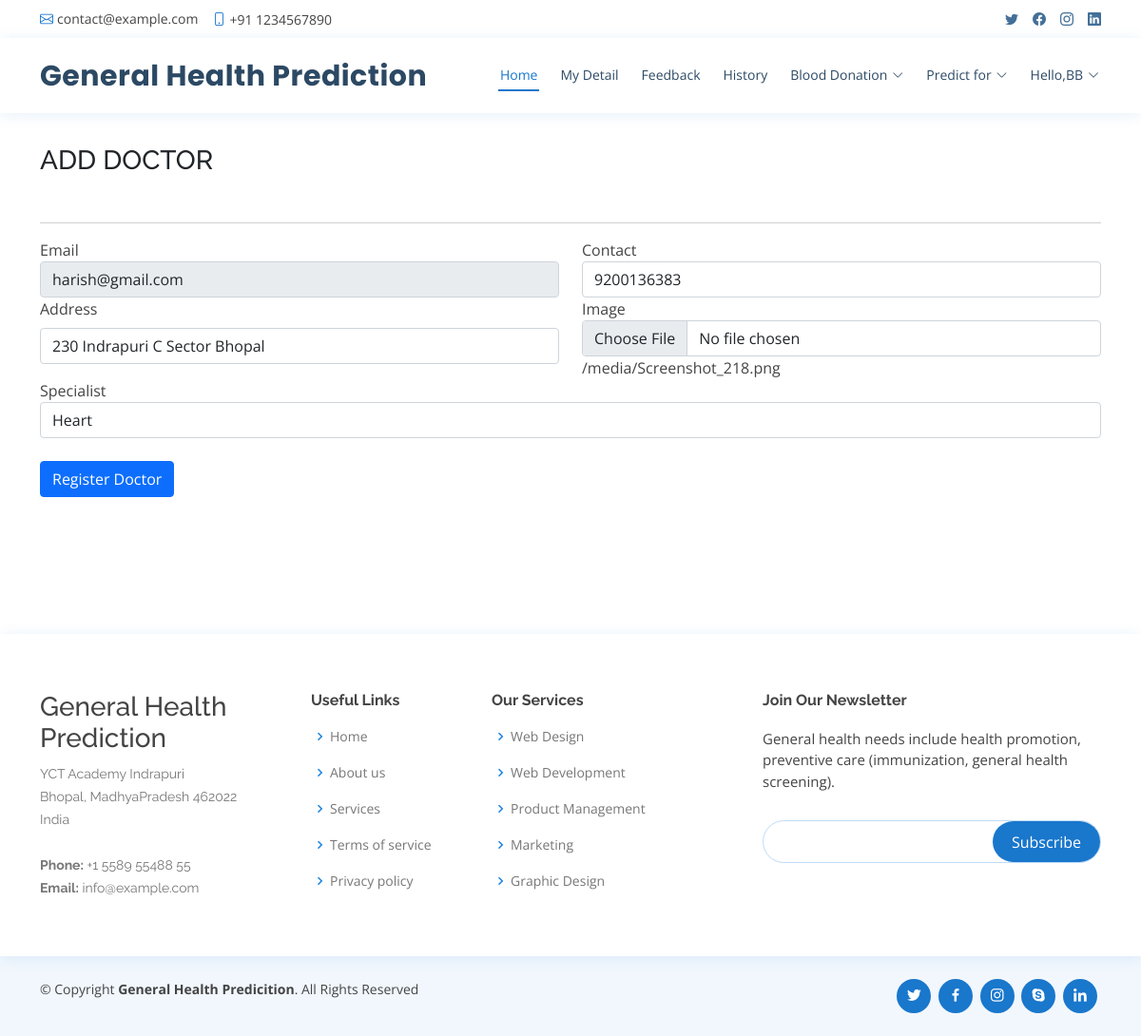
Screenshot of /change_doctor/1/ (signed in) with the database file from the repository.
### healthapp/models.py (models this page shows, shortened)
class Doctor(models.Model):
    status = models.IntegerField(DOCTOR_STATUS, null=True)
    user = models.ForeignKey(User, on_delete=models.CASCADE, null=True)
    contact = models.CharField(max_length=100, null=True)
    address = models.CharField(max_length=100, null=True)
    category = models.CharField(max_length=100, null=True)
    doj = models.DateField(null=True)
    dob = models.DateField(null=True)
    image = models.FileField(null=True)

### healthapp/views.py (the view, shortened to what this page needs)
# urls.py: path('change_doctor/<int:pid>/', add_doctor,name="change_doctor"),
@login_required(login_url="login")
def add_doctor(request,pid=None):
    doctor = None
    if pid:
        doctor = Doctor.objects.get(id=pid)
    d = {"doctor": doctor}
    return render(request, 'add_doctor.html', d)

### healthapp/templates/add_doctor.html (shortened to what this page needs)
{% extends 'index.html' %}
{% load static %}
{% block body %}
	<section class="logins py-5">
		<div class="container py-xl-5 py-lg-3">
			<div class="title-section mb-md-5 mb-4">
				<h3 class="w3ls-title text-uppercase text-dark font-weight-bold">Add Doctor</h3>
			</div><hr/>
			<div class="login px-sm-12" style="width:100%">
				<form action="{% if doctor %}/change_doctor/{{doctor.id}}/{% else %}/add_doctor{% endif %}" method="post" enctype="multipart/form-data">
					<div class="form-group row">
						<div class="col-md-6">
						<label>Email</label>
						<input type="email" class="form-control" name="email" placeholder="Enter Email" required="" value="{{doctor.user.email}}" {% if doctor %}readonly{% endif %}>
						</div>
						<div class="col-md-6">
						<label>Contact</label>
						<input type="text" class="form-control" name="contact" placeholder="Enter Contact" required="" value="{{doctor.contact}}">
						</div>
					</div>
					<div class="form-group row">
						<div class="col-md-6">
						<label class="mb-2">Address</label>
						<input type="text" class="form-control" name="address" id="password1" placeholder="Enter Address" required="" value="{{doctor.address}}">
						</div>
						<div class="col-md-6">
						<label>Image</label>
						<input type="file" class="form-control" name="image">
						{% if doctor %}<span>{{doctor.image.url}}</span>{% endif %}
						</div>
					</div>
					<div class="form-group row">
						<div class="col-md-12">
						<label>Specialist</label>
							<input class="form-control" name="category" placeholder="Specialist" value="{{doctor.category}}">
						</div>
					</div>
					<button type="submit" class="btn btn-primary submit mt-4">Register Doctor</button>
				</form>
			</div>
		</div>
	</section>
{% endblock %}

### healthapp/templates/index.html (shortened to what this page needs)
<!DOCTYPE html>
<html lang="en">
  {% load static %}
<head>
  <link href="{% static 'vendor/fontawesome-free/css/all.min.css' %}" rel="stylesheet">
  <link href="{% static 'vendor/animate.css/animate.min.css' %}" rel="stylesheet">
  <link href="{% static 'vendor/bootstrap/css/bootstrap.min.css' %}" rel="stylesheet">
  <link href="{% static 'vendor/bootstrap-icons/bootstrap-icons.css' %}" rel="stylesheet">
  <link href="{% static 'vendor/boxicons/css/boxicons.min.css' %}" rel="stylesheet">
  <link href="{% static 'vendor/glightbox/css/glightbox.min.css' %}" rel="stylesheet">
  <link href="{% static 'vendor/remixicon/remixicon.css' %}" rel="stylesheet">
  <link href="{% static 'vendor/swiper/swiper-bundle.min.css' %}" rel="stylesheet">
  <link href="{% static 'css/style.css' %}" rel="stylesheet">
  <link rel="stylesheet" href="https://cdnjs.cloudflare.com/ajax/libs/font-awesome/4.7.0/css/font-awesome.min.css">
  <link rel='stylesheet' type='text/css' href="https://cdn.datatables.net/1.10.21/css/jquery.dataTables.min.css">
  <link rel='stylesheet' type='text/css' href="https://cdn.datatables.net/buttons/1.6.2/css/buttons.dataTables.min.css">
</head>
<body>
  <div id="topbar" class="d-flex align-items-center fixed-top">
    <div class="container d-flex justify-content-between">
      <div class="contact-info d-flex align-items-center">
        <i class="bi bi-envelope"></i> <a href="mailto:contact@example.com">contact@example.com</a>
        <i class="bi bi-phone"></i> +91 1234567890
      </div>
      <div class="d-none d-lg-flex social-links align-items-center">
        <a href="#" class="twitter"><i class="bi bi-twitter"></i></a>
        <a href="#" class="facebook"><i class="bi bi-facebook"></i></a>
        <a href="#" class="instagram"><i class="bi bi-instagram"></i></a>
        <a href="#" class="linkedin"><i class="bi bi-linkedin"></i></i></a>
      </div>
    </div>
  </div>
  <header id="header" class="fixed-top">
    <div class="container d-flex align-items-center">
      <h1 class="logo me-auto"><a href="index.html">General Health Prediction</a></h1>
      {% if request.user.is_staff %}
      <nav id="navbar" class="navbar order-last order-lg-0">
        <ul>
          <li><a class="nav-link scrollto active" href="{% url 'admin_home' %}">Home</a></li>
          <li class="dropdown"><a href="#"><span>Doctor</span> <i class="bi bi-chevron-down"></i></a>
            <ul>
              <li><a href="/add_doctor">Add Doctor</a></li>
              <li><a href="/view_doctor">View Doctor</a></li>
            </ul>
          </li>
          <li><a class="nav-link scrollto" href="/view_patient">Patient</a></li>
          <li><a class="nav-link scrollto" href="/view_search_pat">Searched Data</a></li>
          <li><a class="nav-link scrollto" href="/view_feedback">Feedback</a></li>
          <li class="dropdown"><a href="#"><span>Blood Donation</span> <i class="bi bi-chevron-down"></i></a>
            <ul>
              <li><a href="/request_blood">Request for Blood</a></li>
              <li><a href="/donator_blood">Donate for Blood</a></li>
            </ul>
          </li>
          <li class="dropdown">
            <a href="#" class="appointment-btn scrollto" style="color: #fff;"><span class="d-none d-md-inline">Welcome,</span> {{request.user.username}} <i class="bi bi-chevron-down"></i></a>
            <ul>
              <li><a href="{% url 'change_password' %}">Password</a></li>
              <li><a href="{% url 'logout' %}">Logout</a></li>
            </ul>
          </li>
        </ul>
        <i class="bi bi-list mobile-nav-toggle"></i>
      </nav>
      {% elif request.user.patient_set.all.0 %}
      <nav id="navbar" class="navbar order-last order-lg-0">
        <ul>
          <li><a class="nav-link scrollto active" href="{% url 'patient_home' %}">Home</a></li>
          <li><a class="nav-link scrollto" href="/profile_doctor">My Detail</a></li>
          <li><a class="nav-link scrollto" href="/sent_feedback">Feedback</a></li>
          <li><a class="nav-link scrollto" href="/view_search_pat">History</a></li>
          <li class="dropdown"><a href="#"><span>Blood Donation</span> <i class="bi bi-chevron-down"></i></a>
          </li>
          <li class="dropdown"><a href="#"><span>Predict for</span> <i class="bi bi-chevron-down"></i></a>
          </li>
          <li class="dropdown"><a href="#"><span>Hello,{{request.user.username}}</span> <i class="bi bi-chevron-down"></i></a>
          </li>
        </ul>
      </nav>
      {% endif %}
  </header>
  <div class="mt-5 mb-5" style="margin-top:14%">
  {% block body %}
  {% endblock %}
  </div>
  <footer id="footer">
    <div class="footer-top">
      <div class="container">
        <div class="row">
          <div class="col-lg-3 col-md-6 footer-contact">
            <h3>General Health Prediction</h3>
            <p>
              YCT Academy Indrapuri <br>
              Bhopal, MadhyaPradesh 462022<br>
              India <br><br>
              <strong>Phone:</strong> +1 5589 55488 55<br>
              <strong>Email:</strong> info@example.com<br>
            </p>
          </div>
          <div class="col-lg-2 col-md-6 footer-links">
            <h4>Useful Links</h4>
            <ul>
              <li><i class="bx bx-chevron-right"></i> <a href="#">Home</a></li>
              <li><i class="bx bx-chevron-right"></i> <a href="#">About us</a></li>
              <li><i class="bx bx-chevron-right"></i> <a href="#">Services</a></li>
              <li><i class="bx bx-chevron-right"></i> <a href="#">Terms of service</a></li>
              <li><i class="bx bx-chevron-right"></i> <a href="#">Privacy policy</a></li>
            </ul>
          </div>
          <div class="col-lg-3 col-md-6 footer-links">
            <h4>Our Services</h4>
            <ul>
              <li><i class="bx bx-chevron-right"></i> <a href="#">Web Design</a></li>
              <li><i class="bx bx-chevron-right"></i> <a href="#">Web Development</a></li>
              <li><i class="bx bx-chevron-right"></i> <a href="#">Product Management</a></li>
              <li><i class="bx bx-chevron-right"></i> <a href="#">Marketing</a></li>
              <li><i class="bx bx-chevron-right"></i> <a href="#">Graphic Design</a></li>
            </ul>
          </div>
          <div class="col-lg-4 col-md-6 footer-newsletter">
            <h4>Join Our Newsletter</h4>
            <p>General health needs include health promotion, preventive care (immunization, general health screening).</p>
            <form action="" method="post">
              <input type="email" name="email"><input type="submit" value="Subscribe">
            </form>
          </div>
        </div>
      </div>
    </div>
    <div class="container d-md-flex py-4">
      <div class="me-md-auto text-center text-md-start">
        <div class="copyright">
          &copy; Copyright <strong><span>General Health Predicition</span></strong>. All Rights Reserved
        </div>
        <div class="credits">
        </div>
      </div>
      <div class="social-links text-center text-md-right pt-3 pt-md-0">
        <a href="#" class="twitter"><i class="bx bxl-twitter"></i></a>
        <a href="#" class="facebook"><i class="bx bxl-facebook"></i></a>
        <a href="#" class="instagram"><i class="bx bxl-instagram"></i></a>
        <a href="#" class="google-plus"><i class="bx bxl-skype"></i></a>
        <a href="#" class="linkedin"><i class="bx bxl-linkedin"></i></a>
      </div>
    </div>
  </footer>
</body>
</html>

### healthapp/static/css/style.css (style rules this page uses)
body { font-family: "Open Sans", sans-serif; color: #444444; }
a { color: #1977cc; text-decoration: none; }
h1, h2, h3, h4, h5, h6 { font-family: "Raleway", sans-serif; }
#topbar { background: #fff; height: 40px; font-size: 14px; transition: all 0.5s; z-index: 996; }
#topbar .contact-info a { line-height: 1; color: #444444; transition: 0.3s; }
#topbar .contact-info i { color: #1977cc; padding-right: 4px; margin-left: 15px; line-height: 0; }
#topbar .contact-info i:first-child { margin-left: 0; }
#topbar .social-links a { color: #437099; padding-left: 15px; display: inline-block; line-height: 1px; transition: 0.3s; }
#topbar .social-links a:first-child { border-left: 0; }
#header { background: #fff; transition: all 0.5s; z-index: 997; padding: 15px 0; top: 40px; box-shadow: 0px 2px 15px rgba(25, 119, 204, 0.1); }
#header .logo { font-size: 30px; margin: 0; padding: 0; line-height: 1; font-weight: 700; letter-spacing: 0.5px; font-family: "Poppins", sans-serif; }
#header .logo a { color: #2c4964; }
.navbar { padding: 0; }
.navbar ul { margin: 0; padding: 0; display: flex; list-style: none; align-items: center; }
.navbar li { position: relative; }
.navbar>ul>li { position: relative; white-space: nowrap; padding: 8px 0 8px 20px; }
.navbar a, .navbar a:focus { display: flex; align-items: center; justify-content: space-between; font-size: 14px; color: #2c4964; white-space: nowrap; transition: 0.3s; border-bottom: 2px solid #fff; padding: 5px 2px; }
.navbar a i, .navbar a:focus i { font-size: 12px; line-height: 0; margin-left: 5px; }
.navbar a:hover, .navbar .active, .navbar .active:focus, .navbar li:hover>a { color: #1977cc; border-color: #1977cc; }
section { padding: 60px 0; overflow: hidden; }
#footer { color: #444444; font-size: 14px; background: #f1f7fd; }
#footer .footer-top { padding: 60px 0 30px 0; background: #fff; box-shadow: 0px 2px 15px rgba(25, 119, 204, 0.1); }
#footer .footer-top .footer-contact { margin-bottom: 30px; }
#footer .footer-top .footer-contact p { font-size: 14px; line-height: 24px; margin-bottom: 0; font-family: "Raleway", sans-serif; color: #777777; }
#footer .footer-top h4 { font-size: 16px; font-weight: bold; color: #444444; position: relative; padding-bottom: 12px; }
#footer .footer-top .footer-links { margin-bottom: 30px; }
#footer .footer-top .footer-links ul { list-style: none; padding: 0; margin: 0; }
#footer .footer-top .footer-links ul i { padding-right: 2px; color: #1c84e3; font-size: 18px; line-height: 1; }
#footer .footer-top .footer-links ul li { padding: 10px 0; display: flex; align-items: center; }
#footer .footer-top .footer-links ul li:first-child { padding-top: 0; }
#footer .footer-top .footer-links ul a { color: #777777; transition: 0.3s; display: inline-block; line-height: 1; }
#footer .footer-newsletter { font-size: 15px; }
#footer .footer-newsletter h4 { font-size: 16px; font-weight: bold; color: #444444; position: relative; padding-bottom: 12px; }
#footer .footer-newsletter form { margin-top: 30px; background: #fff; padding: 6px 10px; position: relative; border-radius: 50px; text-align: left; border: 1px solid #bfdcf7; }
#footer .footer-newsletter form input[type=email] { border: 0; padding: 4px 8px; width: calc(100% - 100px); }
#footer .footer-newsletter form input[type=submit] { position: absolute; top: 0; right: 0; bottom: 0; border: 0; background: none; font-size: 16px; padding: 0 20px; background: #1977cc; color: #fff; transition: 0.3s; border-radius: 50px; }
#footer .credits { padding-top: 5px; font-size: 13px; color: #444444; }
#footer .social-links a { font-size: 18px; display: inline-block; background: #1977cc; color: #fff; line-height: 1; padding: 8px 0; margin-right: 4px; border-radius: 50%; text-align: center; width: 36px; height: 36px; transition: 0.3s; }

### rows the page displays
Doctor: email "harish@gmail.com", contact "9200136383", address "230 Indrapuri C Sector Bhopal", image "/media/Screenshot_218.png", category "Heart"

### other values shown
{{ request.user.username }} "BB"
